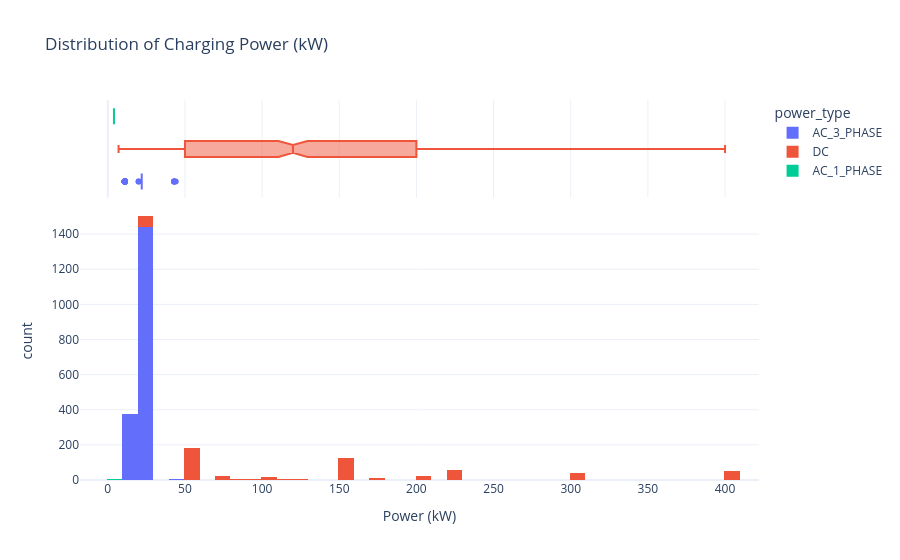

This figure's notebook cell:
### Markdown cell above
### Task 1 — Histogram with marginal box plot

### Code cell
fig = px.histogram(
    df, x='power_kw', nbins=40, marginal='box',
    color='power_type',
    title='Distribution of Charging Power (kW)',
    labels={'power_kw': 'Power (kW)'},
    template='plotly_white'
)
fig.show()

### Figure 1 — Plotly figure (JSON) as saved in the notebook; plotly's stock layout.template omitted (floating-point values rounded to 4 significant figures; data arrays with more than 128 entries replaced by an {"elided": "..."} marker saying what was removed)
{"data": [{"bingroup": "x", "hovertemplate": "power_type=AC_3_PHASE<br>Power (kW)=%{x}<br>count=%{y}<extra></extra>", "legendgroup": "AC_3_PHASE", "marker": {"color": "#636efa", "pattern": {"shape": ""}}, "name": "AC_3_PHASE", "nbinsx": 40, "orientation": "v", "showlegend": true, "type": "histogram", "x": {"elided": "1821 float values"}, "xaxis": "x", "yaxis": "y"}, {"hovertemplate": "power_type=AC_3_PHASE<br>Power (kW)=%{x}<extra></extra>", "legendgroup": "AC_3_PHASE", "marker": {"color": "#636efa"}, "name": "AC_3_PHASE", "notched": true, "showlegend": false, "type": "box", "x": {"elided": "1821 float values"}, "xaxis": "x2", "yaxis": "y2"}, {"bingroup": "x", "hovertemplate": "power_type=DC<br>Power (kW)=%{x}<br>count=%{y}<extra></extra>", "legendgroup": "DC", "marker": {"color": "#EF553B", "pattern": {"shape": ""}}, "name": "DC", "nbinsx": 40, "orientation": "v", "showlegend": true, "type": "histogram", "x": {"elided": "620 float values"}, "xaxis": "x", "yaxis": "y"}, {"hovertemplate": "power_type=DC<br>Power (kW)=%{x}<extra></extra>", "legendgroup": "DC", "marker": {"color": "#EF553B"}, "name": "DC", "notched": true, "showlegend": false, "type": "box", "x": {"elided": "620 float values"}, "xaxis": "x2", "yaxis": "y2"}, {"bingroup": "x", "hovertemplate": "power_type=AC_1_PHASE<br>Power (kW)=%{x}<br>count=%{y}<extra></extra>", "legendgroup": "AC_1_PHASE", "marker": {"color": "#00cc96", "pattern": {"shape": ""}}, "name": "AC_1_PHASE", "nbinsx": 40, "orientation": "v", "showlegend": true, "type": "histogram", "x": [4.0], "xaxis": "x", "yaxis": "y"}, {"hovertemplate": "power_type=AC_1_PHASE<br>Power (kW)=%{x}<extra></extra>", "legendgroup": "AC_1_PHASE", "marker": {"color": "#00cc96"}, "name": "AC_1_PHASE", "notched": true, "showlegend": false, "type": "box", "x": [4.0], "xaxis": "x2", "yaxis": "y2"}], "layout": {"barmode": "relative", "legend": {"title": {"text": "power_type"}, "tracegroupgap": 0}, "title": {"text": "Distribution of Charging Power (kW)"}, "xaxis": {"anchor": "y", "domain": [0, 1], "title": {"text": "Power (kW)"}}, "xaxis2": {"anchor": "y2", "domain": [0, 1], "matches": "x", "showgrid": true, "showticklabels": false}, "yaxis": {"anchor": "x", "domain": [0, 0.7326], "title": {"text": "count"}}, "yaxis2": {"anchor": "x2", "domain": [0.7426, 1], "matches": "y2", "showgrid": false, "showline": false, "showticklabels": false, "ticks": ""}}}
